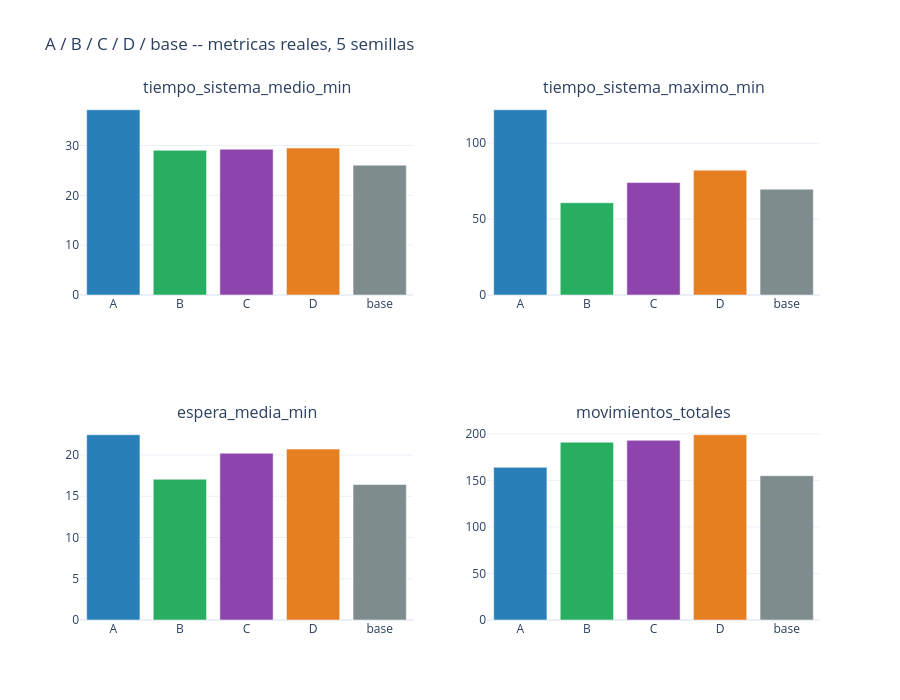

The cell this chart's notebook holds for it:
### Markdown cell above
## Gráficas de comparación

### Code cell
import plotly.graph_objects as go
from plotly.subplots import make_subplots

metricas_a_graficar = ["tiempo_sistema_medio_min", "tiempo_sistema_maximo_min", "espera_media_min", "movimientos_totales"]
fig = make_subplots(rows=2, cols=2, subplot_titles=metricas_a_graficar)
colores = {"A": "#2980b9", "B": "#27ae60", "C": "#8e44ad", "D": "#e67e22", "base": "#7f8c8d"}
for i, metrica in enumerate(metricas_a_graficar):
    row, col = i // 2 + 1, i % 2 + 1
    fig.add_trace(go.Bar(x=tabla_comparativa["tipo"], y=tabla_comparativa[metrica],
                          marker_color=[colores[t] for t in tabla_comparativa["tipo"]], showlegend=False),
                  row=row, col=col)
fig.update_layout(title="A / B / C / D / base -- metricas reales, 5 semillas", template="plotly_white", height=700)
fig.write_html(str(OUT_COMPARACION / "comparacion_metricas.html"))
fig.show()

### Figure 1 — Plotly figure (JSON) as saved in the notebook; plotly's stock layout.template omitted (floating-point values rounded to 4 significant figures)
{"data": [{"marker": {"color": ["#2980b9", "#27ae60", "#8e44ad", "#e67e22", "#7f8c8d"]}, "showlegend": false, "type": "bar", "x": ["A", "B", "C", "D", "base"], "xaxis": "x", "y": [37.17, 29.02, 29.25, 29.48, 26.05], "yaxis": "y"}, {"marker": {"color": ["#2980b9", "#27ae60", "#8e44ad", "#e67e22", "#7f8c8d"]}, "showlegend": false, "type": "bar", "x": ["A", "B", "C", "D", "base"], "xaxis": "x2", "y": [122.1, 60.77, 74.07, 82.28, 69.74], "yaxis": "y2"}, {"marker": {"color": ["#2980b9", "#27ae60", "#8e44ad", "#e67e22", "#7f8c8d"]}, "showlegend": false, "type": "bar", "x": ["A", "B", "C", "D", "base"], "xaxis": "x3", "y": [22.45, 17.06, 20.21, 20.72, 16.42], "yaxis": "y3"}, {"marker": {"color": ["#2980b9", "#27ae60", "#8e44ad", "#e67e22", "#7f8c8d"]}, "showlegend": false, "type": "bar", "x": ["A", "B", "C", "D", "base"], "xaxis": "x4", "y": [164, 191, 193, 199, 155], "yaxis": "y4"}], "layout": {"annotations": [{"font": {"size": 16}, "showarrow": false, "text": "tiempo_sistema_medio_min", "x": 0.225, "xanchor": "center", "xref": "paper", "y": 1, "yanchor": "bottom", "yref": "paper"}, {"font": {"size": 16}, "showarrow": false, "text": "tiempo_sistema_maximo_min", "x": 0.775, "xanchor": "center", "xref": "paper", "y": 1, "yanchor": "bottom", "yref": "paper"}, {"font": {"size": 16}, "showarrow": false, "text": "espera_media_min", "x": 0.225, "xanchor": "center", "xref": "paper", "y": 0.375, "yanchor": "bottom", "yref": "paper"}, {"font": {"size": 16}, "showarrow": false, "text": "movimientos_totales", "x": 0.775, "xanchor": "center", "xref": "paper", "y": 0.375, "yanchor": "bottom", "yref": "paper"}], "height": 700, "title": {"text": "A / B / C / D / base -- metricas reales, 5 semillas"}, "xaxis": {"anchor": "y", "domain": [0, 0.45]}, "xaxis2": {"anchor": "y2", "domain": [0.55, 1]}, "xaxis3": {"anchor": "y3", "domain": [0, 0.45]}, "xaxis4": {"anchor": "y4", "domain": [0.55, 1]}, "yaxis": {"anchor": "x", "domain": [0.625, 1]}, "yaxis2": {"anchor": "x2", "domain": [0.625, 1]}, "yaxis3": {"anchor": "x3", "domain": [0, 0.375]}, "yaxis4": {"anchor": "x4", "domain": [0, 0.375]}}}
